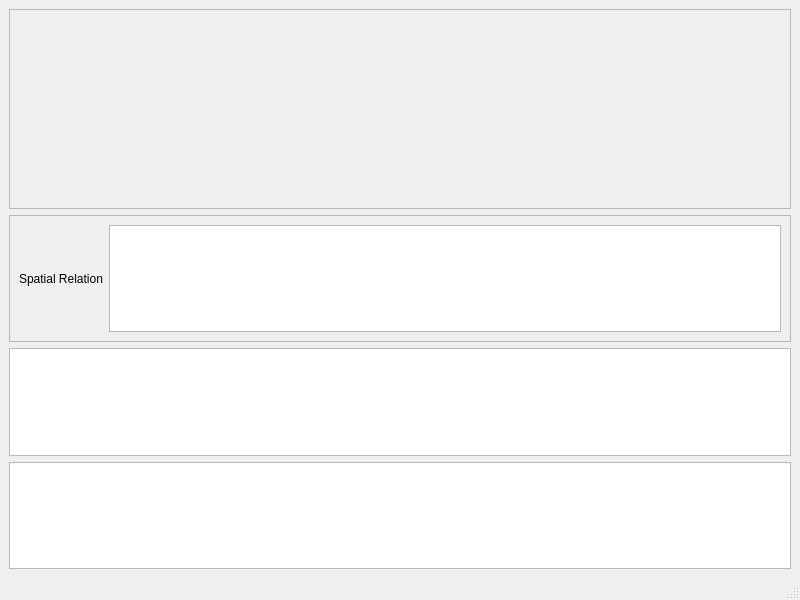
<?xml version="1.0" encoding="UTF-8"?>
<ui version="4.0">
 <class>MainWindow</class>
 <widget class="QMainWindow" name="MainWindow">
  <property name="geometry">
   <rect>
    <x>0</x>
    <y>0</y>
    <width>800</width>
    <height>600</height>
   </rect>
  </property>
  <property name="windowTitle">
   <string>MainWindow</string>
  </property>
  <widget class="QWidget" name="centralwidget">
   <layout class="QVBoxLayout" name="verticalLayout">
    <item>
     <widget class="QFrame" name="matplotlibFrame">
      <property name="minimumSize">
       <size>
        <width>0</width>
        <height>200</height>
       </size>
      </property>
      <property name="frameShape">
       <enum>QFrame::StyledPanel</enum>
      </property>
      <property name="frameShadow">
       <enum>QFrame::Raised</enum>
      </property>
      <layout class="QGridLayout" name="gridLayout"/>
     </widget>
    </item>
    <item>
     <widget class="QFrame" name="frame">
      <property name="frameShape">
       <enum>QFrame::StyledPanel</enum>
      </property>
      <property name="frameShadow">
       <enum>QFrame::Raised</enum>
      </property>
      <layout class="QHBoxLayout" name="horizontalLayout">
       <item>
        <widget class="QLabel" name="label">
         <property name="text">
          <string>Spatial Relation</string>
         </property>
        </widget>
       </item>
       <item>
        <widget class="QListView" name="engineMapListView"/>
       </item>
      </layout>
     </widget>
    </item>
    <item>
     <widget class="QTableView" name="matrixBrowserTable">
      <property name="selectionMode">
       <enum>QAbstractItemView::SingleSelection</enum>
      </property>
      <property name="selectionBehavior">
       <enum>QAbstractItemView::SelectRows</enum>
      </property>
      <property name="sortingEnabled">
       <bool>true</bool>
      </property>
     </widget>
    </item>
    <item>
     <widget class="QTableView" name="nwayVsBinaryTable">
      <property name="selectionBehavior">
       <enum>QAbstractItemView::SelectRows</enum>
      </property>
      <property name="sortingEnabled">
       <bool>true</bool>
      </property>
     </widget>
    </item>
   </layout>
  </widget>
  <widget class="QMenuBar" name="menubar">
   <property name="geometry">
    <rect>
     <x>0</x>
     <y>0</y>
     <width>800</width>
     <height>25</height>
    </rect>
   </property>
  </widget>
  <widget class="QStatusBar" name="statusbar"/>
 </widget>
 <resources/>
 <connections/>
</ui>
